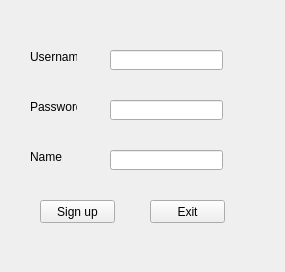
<?xml version="1.0" encoding="UTF-8"?>
<ui version="4.0">
 <class>Form</class>
 <widget class="QWidget" name="Form">
  <property name="geometry">
   <rect>
    <x>0</x>
    <y>0</y>
    <width>285</width>
    <height>272</height>
   </rect>
  </property>
  <property name="windowTitle">
   <string>Form</string>
  </property>
  <widget class="QLineEdit" name="lineEdit">
   <property name="geometry">
    <rect>
     <x>110</x>
     <y>50</y>
     <width>113</width>
     <height>20</height>
    </rect>
   </property>
  </widget>
  <widget class="QPushButton" name="pushButton">
   <property name="geometry">
    <rect>
     <x>40</x>
     <y>200</y>
     <width>75</width>
     <height>23</height>
    </rect>
   </property>
   <property name="text">
    <string>Sign up</string>
   </property>
  </widget>
  <widget class="QLineEdit" name="lineEdit_2">
   <property name="geometry">
    <rect>
     <x>110</x>
     <y>100</y>
     <width>113</width>
     <height>20</height>
    </rect>
   </property>
  </widget>
  <widget class="QLineEdit" name="lineEdit_3">
   <property name="geometry">
    <rect>
     <x>110</x>
     <y>150</y>
     <width>113</width>
     <height>20</height>
    </rect>
   </property>
  </widget>
  <widget class="QPushButton" name="pushButton_3">
   <property name="geometry">
    <rect>
     <x>150</x>
     <y>200</y>
     <width>75</width>
     <height>23</height>
    </rect>
   </property>
   <property name="text">
    <string>Exit</string>
   </property>
  </widget>
  <widget class="QLabel" name="label">
   <property name="geometry">
    <rect>
     <x>30</x>
     <y>50</y>
     <width>47</width>
     <height>13</height>
    </rect>
   </property>
   <property name="text">
    <string>Username</string>
   </property>
  </widget>
  <widget class="QLabel" name="label_2">
   <property name="geometry">
    <rect>
     <x>30</x>
     <y>100</y>
     <width>47</width>
     <height>13</height>
    </rect>
   </property>
   <property name="text">
    <string>Password</string>
   </property>
  </widget>
  <widget class="QLabel" name="label_3">
   <property name="geometry">
    <rect>
     <x>30</x>
     <y>150</y>
     <width>47</width>
     <height>13</height>
    </rect>
   </property>
   <property name="text">
    <string>Name</string>
   </property>
  </widget>
 </widget>
 <resources/>
 <connections/>
</ui>
